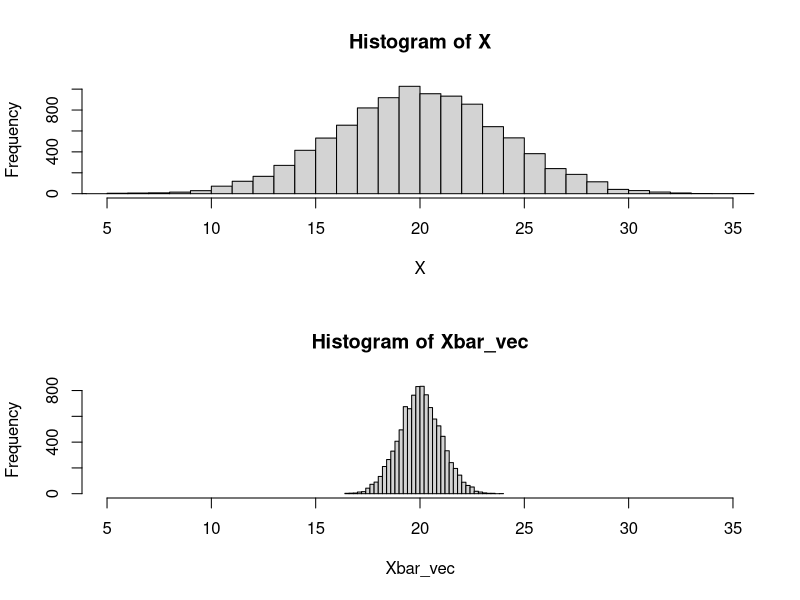
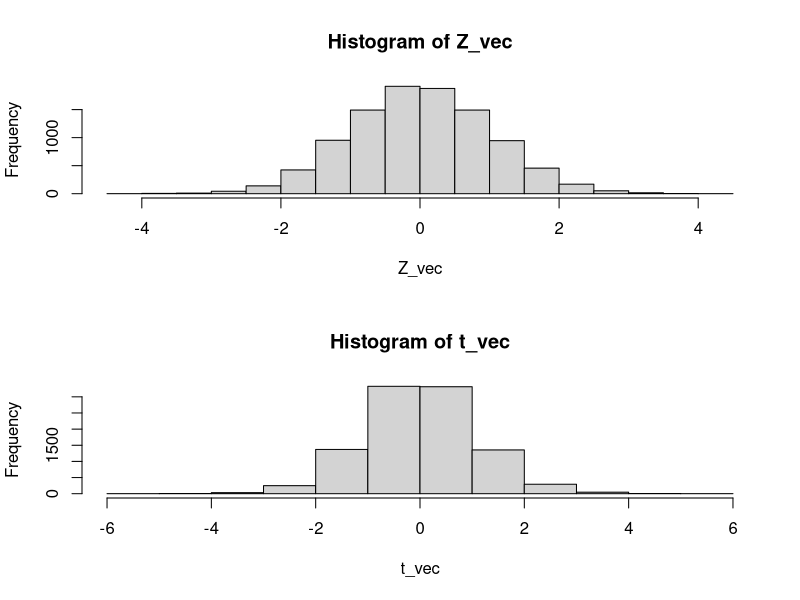

These charts were generated, in order, by the following R code:
## demonstrate Central Limit theorem with Gaussian deviates

## Gaussian of mean mu=20, Standard dev. sigma=4
mu<-20
sigma<-4

nsamples<-16

## draw 10000 random deviates from Gaussian and plot histogram
X<-rnorm(10000, mean=mu, sd=sigma)
## hist(X, breaks=40)

## In a for loop, draw n random deviates every time, compute xbar
## fill the vector of xbar. Do this 10000 times, so that we get 
## 10000 xbar values to plot

## create empty vector to store Xbar

Xbar_vec<- c() 

for(i in 1:10000){
	
	X1<-rnorm(nsamples, mean=mu, sd=sigma)
	Xbar<-mean(X1)
	
	Xbar_vec<- c(Xbar_vec, Xbar)

}

#print(Xbar_vec)

## Plot the distribution of X and Xbar to compare

## Split the canvas into two verticalsections
par(mfrow=c(2,1))

# plot the distribution of X
hist (X, breaks=40, xlim=c(5,35))

# plot dist of X bar 
hist(Xbar_vec, breaks=40,xlim=c(5,35))

print(paste("mean(X)= ", mean(X)))
#[1] "mean(X)=  19.9728156735364"

print(paste("sd(X)= ", sd(X)))
#[1] "sd(X)=  4.00968931157085"

print(paste("mean(Xbar_vec)= ", mean(Xbar_vec)))
#[1] "mean(Xbar_vec)=  20.010399683368"

 print(paste("sd(Xbar_vec)= ", sd(Xbar_vec)))
#[1] "sd(Xbar_vec)=  1.00300085740438"


## Z(unit normal) and t statistic distribution

msample<-16
Z_vec<- c()
t_vec<- c() 

mu<-20
sigma<-4


for(i in 1:10000){
	Xc <- rnorm(msample, mean=mu, sd=sigma)
	Xcbar <-mean(Xc)
	s <- sd(Xc)
	## central Limit theorem
	Z =  ((Xcbar-mu)/(sigma/sqrt(msample)))
	
	t =  ((Xcbar-mu)/(s/sqrt(msample)))
	Z_vec<- c(Z_vec, Z)
	t_vec<- c(t_vec, t)
}

## plot Z and t statistic distributions
par(mfrow= c(2,1))

hist(Z_vec)
hist(t_vec)



